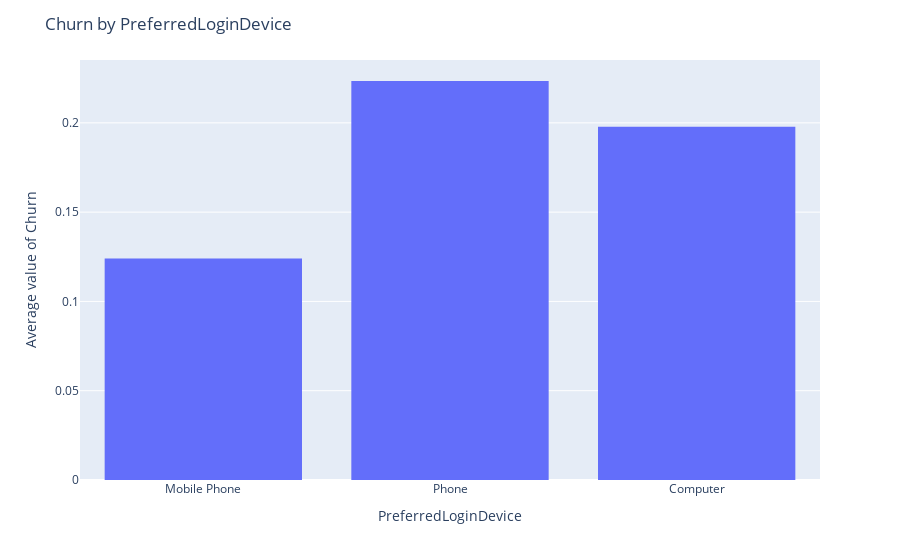
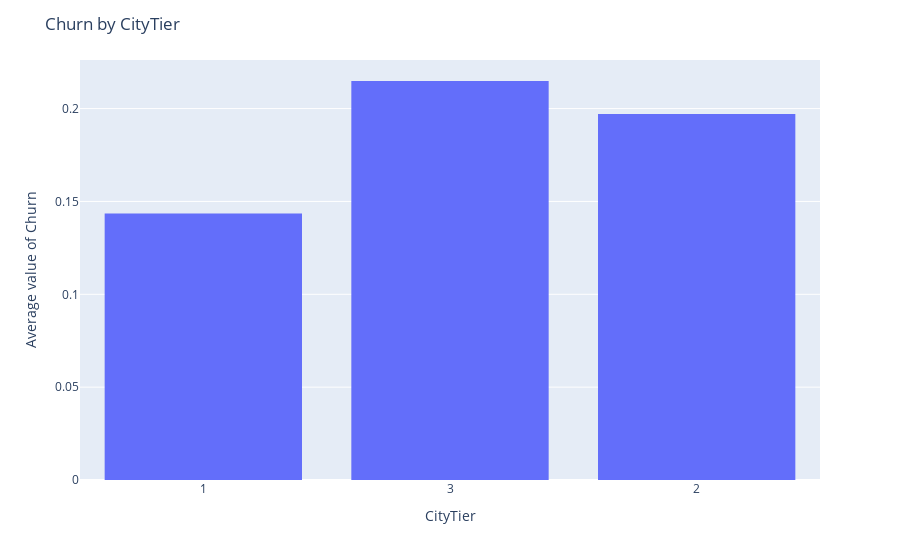
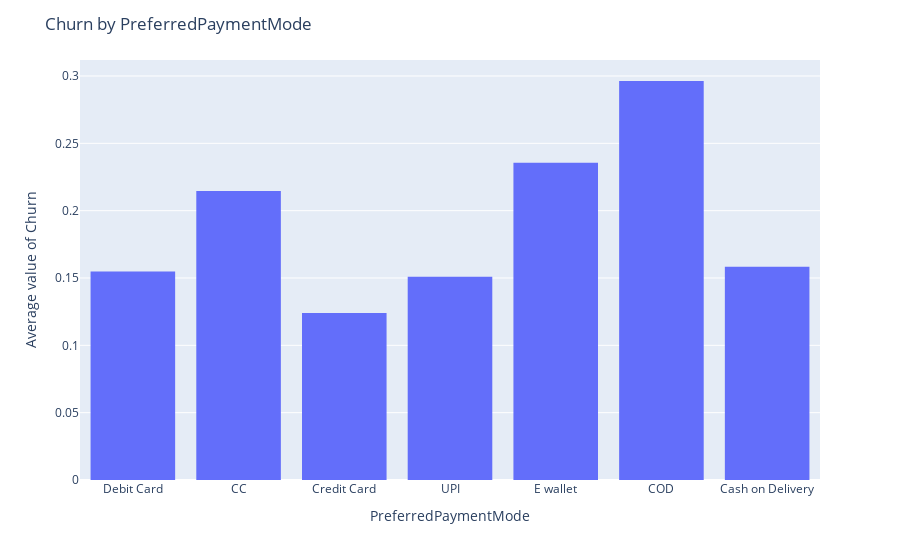
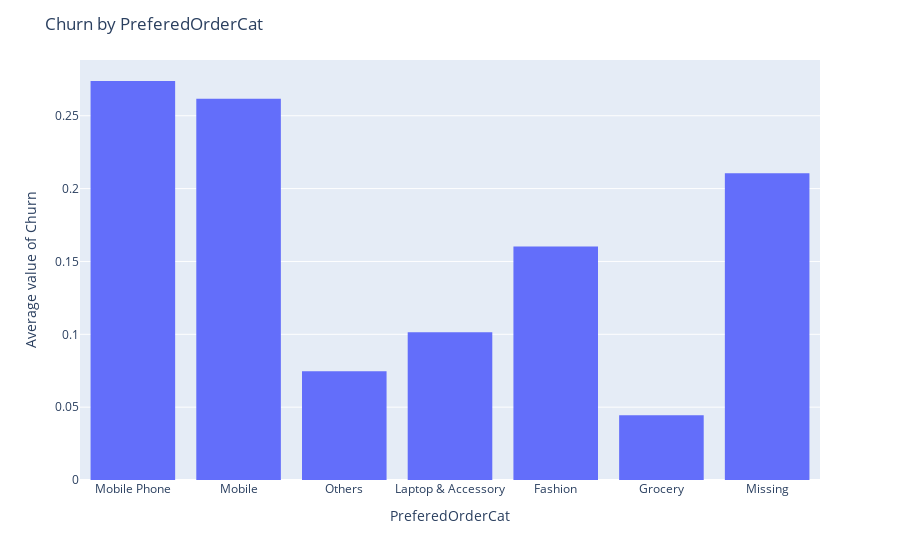

Notebook code for these charts, in order:
### Code cell
# look at churn rate by categorical columns
for col in cat_cols:
    fig = px.histogram(chart_df, x=col, y='Churn', histfunc='avg')
    fig.update_layout(title=f'Churn by {col}', yaxis_title='Average value of Churn', xaxis_title=col)
    fig.show()

### Figure 1 — Plotly figure (JSON) as saved in the notebook; plotly's stock layout.template omitted (floating-point values rounded to 4 significant figures; data arrays with more than 128 entries replaced by an {"elided": "..."} marker saying what was removed)
{"data": [{"alignmentgroup": "True", "bingroup": "x", "histfunc": "avg", "hovertemplate": "PreferredLoginDevice=%{x}<br>avg of Churn=%{y}<extra></extra>", "legendgroup": "", "marker": {"color": "#636efa", "pattern": {"shape": ""}}, "name": "", "offsetgroup": "", "orientation": "v", "showlegend": false, "type": "histogram", "x": {"elided": "4634 str values"}, "xaxis": "x", "y": {"elided": "4634 int values"}, "yaxis": "y"}], "layout": {"barmode": "relative", "legend": {"tracegroupgap": 0}, "margin": {"t": 60}, "title": {"text": "Churn by PreferredLoginDevice"}, "xaxis": {"anchor": "y", "domain": [0, 1], "title": {"text": "PreferredLoginDevice"}}, "yaxis": {"anchor": "x", "domain": [0, 1], "title": {"text": "Average value of Churn"}}}}

### Figure 2 — Plotly figure (JSON) as saved in the notebook; plotly's stock layout.template omitted (floating-point values rounded to 4 significant figures; data arrays with more than 128 entries replaced by an {"elided": "..."} marker saying what was removed)
{"data": [{"alignmentgroup": "True", "bingroup": "x", "histfunc": "avg", "hovertemplate": "CityTier=%{x}<br>avg of Churn=%{y}<extra></extra>", "legendgroup": "", "marker": {"color": "#636efa", "pattern": {"shape": ""}}, "name": "", "offsetgroup": "", "orientation": "v", "showlegend": false, "type": "histogram", "x": {"elided": "4634 str values"}, "xaxis": "x", "y": {"elided": "4634 int values"}, "yaxis": "y"}], "layout": {"barmode": "relative", "legend": {"tracegroupgap": 0}, "margin": {"t": 60}, "title": {"text": "Churn by CityTier"}, "xaxis": {"anchor": "y", "domain": [0, 1], "title": {"text": "CityTier"}}, "yaxis": {"anchor": "x", "domain": [0, 1], "title": {"text": "Average value of Churn"}}}}

### Figure 3 — Plotly figure (JSON) as saved in the notebook; plotly's stock layout.template omitted (floating-point values rounded to 4 significant figures; data arrays with more than 128 entries replaced by an {"elided": "..."} marker saying what was removed)
{"data": [{"alignmentgroup": "True", "bingroup": "x", "histfunc": "avg", "hovertemplate": "PreferredPaymentMode=%{x}<br>avg of Churn=%{y}<extra></extra>", "legendgroup": "", "marker": {"color": "#636efa", "pattern": {"shape": ""}}, "name": "", "offsetgroup": "", "orientation": "v", "showlegend": false, "type": "histogram", "x": {"elided": "4634 str values"}, "xaxis": "x", "y": {"elided": "4634 int values"}, "yaxis": "y"}], "layout": {"barmode": "relative", "legend": {"tracegroupgap": 0}, "margin": {"t": 60}, "title": {"text": "Churn by PreferredPaymentMode"}, "xaxis": {"anchor": "y", "domain": [0, 1], "title": {"text": "PreferredPaymentMode"}}, "yaxis": {"anchor": "x", "domain": [0, 1], "title": {"text": "Average value of Churn"}}}}

### Figure 4 — Plotly figure (JSON) as saved in the notebook; plotly's stock layout.template omitted (floating-point values rounded to 4 significant figures; data arrays with more than 128 entries replaced by an {"elided": "..."} marker saying what was removed)
{"data": [{"alignmentgroup": "True", "bingroup": "x", "histfunc": "avg", "hovertemplate": "PreferedOrderCat=%{x}<br>avg of Churn=%{y}<extra></extra>", "legendgroup": "", "marker": {"color": "#636efa", "pattern": {"shape": ""}}, "name": "", "offsetgroup": "", "orientation": "v", "showlegend": false, "type": "histogram", "x": {"elided": "4634 str values"}, "xaxis": "x", "y": {"elided": "4634 int values"}, "yaxis": "y"}], "layout": {"barmode": "relative", "legend": {"tracegroupgap": 0}, "margin": {"t": 60}, "title": {"text": "Churn by PreferedOrderCat"}, "xaxis": {"anchor": "y", "domain": [0, 1], "title": {"text": "PreferedOrderCat"}}, "yaxis": {"anchor": "x", "domain": [0, 1], "title": {"text": "Average value of Churn"}}}}
